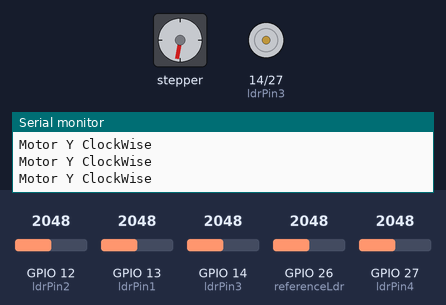
This sketch was run on a simulated ESP32. Parts: stepper motor, motor-driver pin pairs drawn as motors (green arrow = first pin HIGH = forward, orange = second pin HIGH = backward, longer = more drive), the last lines printed to the serial monitor. Wiring (inferred from the names in the program): stepper motor driver (200 steps per turn assumed): step GPIO 33; direction GPIO 25. Inputs (shaded band) come from the test bench; at power-on: GPIO 14 (ldrPin3) = 2048, GPIO 27 (ldrPin4) = 2048, GPIO 12 (ldrPin2) = 2048, GPIO 13 (ldrPin1) = 2048, GPIO 26 (referenceLdr) = 2048.

Above: at 1.2 s.
1.3 s: GPIO 14 (ldrPin3) set to 2139
At 1.75 s:
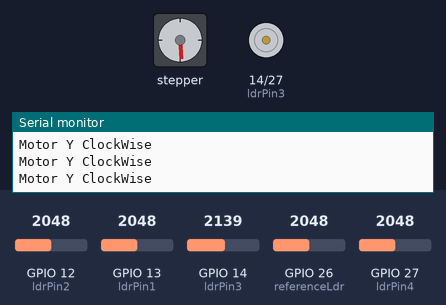
4.3 s: GPIO 14 (ldrPin3) set to 2240
5.8 s: GPIO 27 (ldrPin4) set to 2204
At 6.44 s:
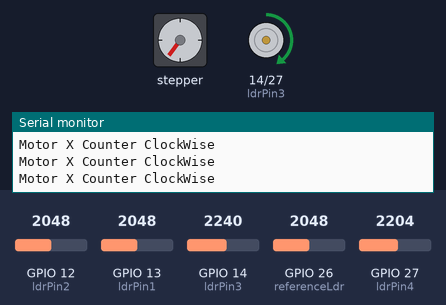
8.8 s: GPIO 12 (ldrPin2) set to 1973
11.8 s: GPIO 13 (ldrPin1) set to 1228
At 12.01 s:
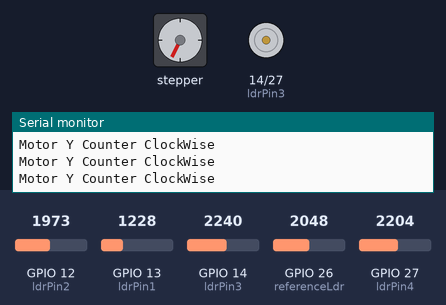
14.8 s: GPIO 12 (ldrPin2) set to 2866
At 15.42 s:
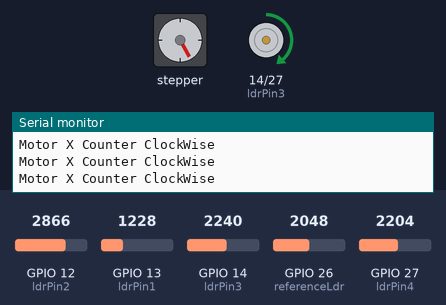
Timing chart, 0 to 18.8 s (numbered marks = the images above; inputs shaded):
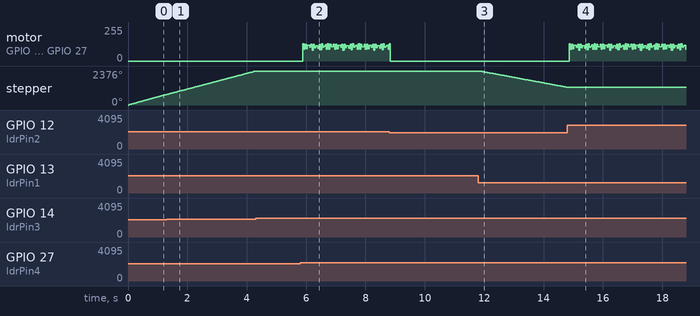

The sketch:

Solar_Tracking.ino
```cpp
#define ldrPin1 13
#define ldrPin2 12
#define ldrPin3 14
#define ldrPin4 27
#define referenceLdr 26

#define MY_dirPin 25
#define MY_stepPin 33
#define MX_dirPin 27
#define MX_stepPin 14
#define stepsPerRevolution 200*32
#define thresholdError 0.12

int dest[5];
void setup() {
  Serial.begin(9600);
  SetMotorPins();

}

void loop() {
  readLDRData();
  findMotorPosition();
  delayMicroseconds(1);


}
void readLDRData()
{
 int potValue = 0;
 int ldrValue1 = 0;
 int ldrValue2 = 0;
 int ldrValue3 = 0;
 int ldrValue4 = 0;
 potValue = map(analogRead(referenceLdr),0,4095,0,100);
 ldrValue1 = map(analogRead(ldrPin1),0,4095,0,100);
 ldrValue2 = map(analogRead(ldrPin2),0,4095,0,100);
 ldrValue3 = map(analogRead(ldrPin3),0,4095,0,100);
 ldrValue4 = map(analogRead(ldrPin4),0,4095,0,100);


 dest[4] = potValue;
 dest[0] = ldrValue1;
 dest[1] = ldrValue2;
 dest[2] = ldrValue3-14;
 dest[3] = ldrValue4;

// for(int i=0;i<5;i++){
//  Serial.print(dest[i]);
//  Serial.print("\t");
//  }
//  Serial.println();

}

void SetMotorPosition(){

}

void SetMotorPins(){
  pinMode(MX_stepPin, OUTPUT);
  pinMode(MX_dirPin, OUTPUT);
  pinMode(MY_stepPin, OUTPUT);
  pinMode(MY_dirPin, OUTPUT);
}

void findMotorPosition() {
  int ldr_values[5];
  int refLDR = 0;
  int UL = 0;
  int UR = 0;
  int DL = 0;
  int DR = 0;
  refLDR = dest[4];
  UL = dest[0];
  UR = dest[1];
  DL = dest[2];
  DR = dest[3];
  refLDR = (refLDR+UL+UR+DL+DR)/5;
 float thresholdLDR = thresholdError*refLDR;
 float left = (UL + DL) / 2;
 float rigth = (UR + DR) / 2;
 float up = (UL + UR) / 2;
 float down = (DL + DR) / 2;
 int LeftRightABS = abs(left-rigth);
 int UpDownABS = abs(up-down);

// Serial.print("Reference LDR -> ");
// Serial.println(refLDR);
// Serial.print("Left -> ");
// Serial.println(left);
// Serial.print("Right -> ");
// Serial.println(rigth);
// Serial.print("Up -> ");
// Serial.println(up);
// Serial.print("Down -> ");
// Serial.println(down);

 if (up > down && UpDownABS >= thresholdLDR ) {
  Serial.println("Motor Y ClockWise");
  MY_CW();

 }
 else if (up <= down && UpDownABS >= thresholdLDR) {
  Serial.println("Motor Y Counter ClockWise");
  MY_CCW();
 }
 else if (left > rigth && LeftRightABS >= thresholdLDR) {
  Serial.println("Motor X ClockWise");
  MX_CW();
 }
else if (left <= rigth && LeftRightABS >= thresholdLDR)
{
  Serial.println("Motor X Counter ClockWise");
  MX_CCW();

 }

 else {
  Serial.println("Stop the Motor!");
  return; //Exit from the algorithm.
 }
if(UpDownABS <= thresholdLDR && LeftRightABS <= thresholdLDR) {
  Serial.println("Stop the Motor!");
  Serial.println("Stop the Motor!");
  return;
  }
  return;
  }
void YMotor_rotate(){
  for (int i = 0; i < stepsPerRevolution / 1024; i++) {
    digitalWrite(MY_stepPin, HIGH);
    delayMicroseconds(2000);
    digitalWrite(MY_stepPin, LOW);
    delayMicroseconds(1000);
  }
 }
 void XMotor_rotate(){
  for (int i = 0; i < stepsPerRevolution / 1024; i++) {
    digitalWrite(MX_stepPin, HIGH);
    delayMicroseconds(2000);
    digitalWrite(MX_stepPin, LOW);
    delayMicroseconds(1000);
  }
 }
 void MX_CW(){
  digitalWrite(MX_dirPin, HIGH);
  XMotor_rotate();
  }
  void MX_CCW(){
  digitalWrite(MX_dirPin, LOW);
  XMotor_rotate();
  }
  void MY_CW(){
  digitalWrite(MY_dirPin, HIGH);
  YMotor_rotate();
  }
  void MY_CCW(){
  digitalWrite(MY_dirPin, LOW);
  YMotor_rotate();
  }
```

Measured:
- the behaviour switches between 2129 and 2130 on GPIO 27 (ldrPin4) (found by bisection; images 1 and 2)
- after the input at 11.8 s, stepper: keeps turning counter-clockwise at about 386°/s, starting at once
- after the input at 14.8 s, stepper: goes on until 14.8 s, then stays 1231°
